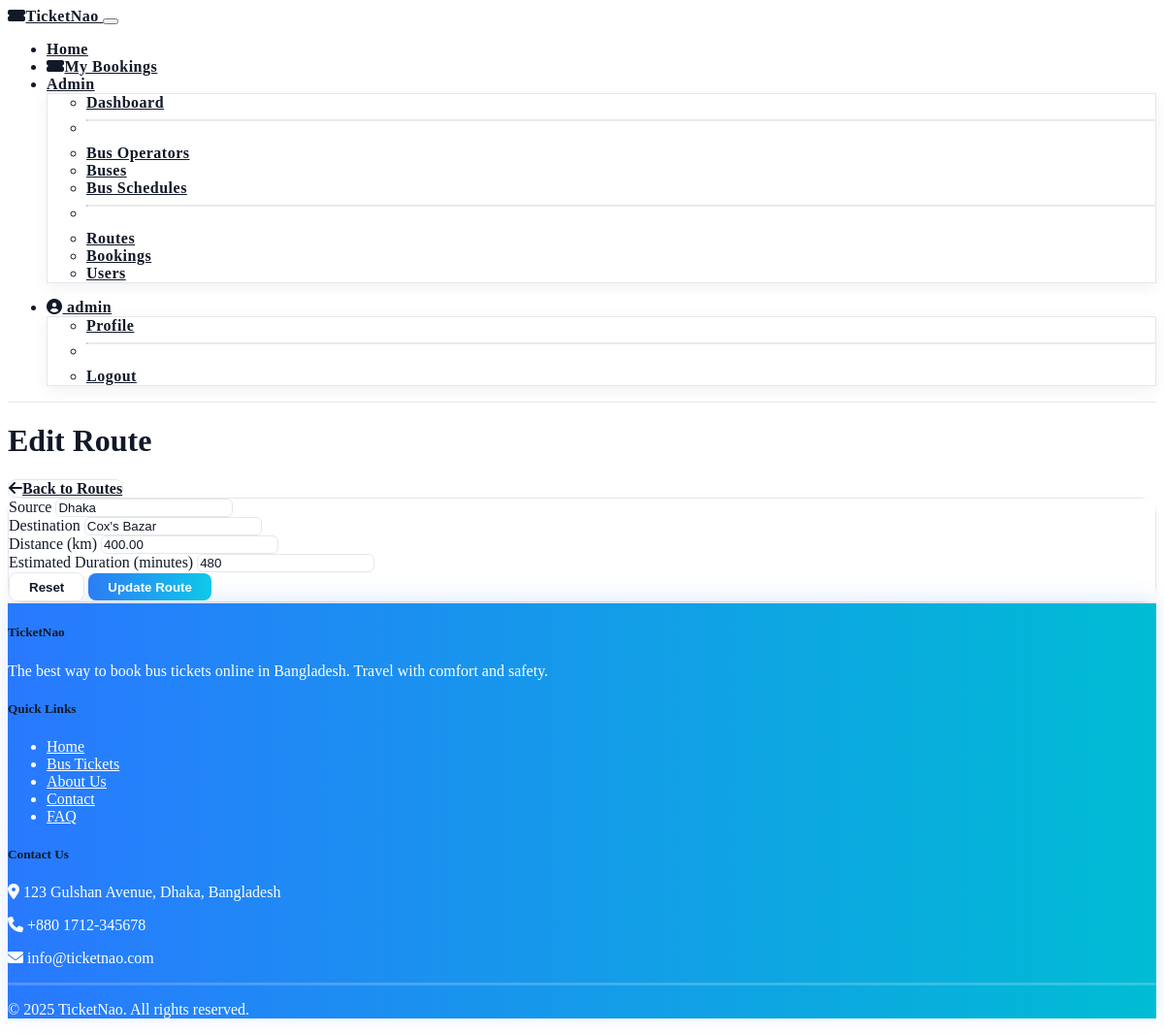
The app's page /admin-panel/routes/1/edit/ (signed in) with its own data.
### main/models.py (models this page shows, shortened)
class Route(models.Model):
    source = models.CharField(max_length=100)
    destination = models.CharField(max_length=100)
    distance_km = models.DecimalField(max_digits=6, decimal_places=2, blank=True, null=True)
    estimated_duration_minutes = models.IntegerField(blank=True, null=True)
    created_at = models.DateTimeField(auto_now_add=True)
    updated_at = models.DateTimeField(auto_now=True)
    class Meta:
        unique_together = ('source', 'destination')

### admin_panel/views.py (the view)
# urls.py: path('routes/<int:route_id>/edit/', views.edit_route, name='edit_route'),
@login_required
@user_passes_test(is_admin)
def edit_route(request, route_id):
    route = get_object_or_404(Route, pk=route_id)
    if request.method == 'POST':
        form = RouteForm(request.POST, instance=route)
        if form.is_valid():
            form.save()
            messages.success(request, 'Route updated successfully!')
            return redirect('admin_panel:routes')
    else:
        form = RouteForm(instance=route)
    context = {
        'form': form,
        'route': route,
    }
    return render(request, 'admin/edit_route.html', context)

### admin_panel/forms.py
class RouteForm(forms.ModelForm):
    class Meta:
        model = Route
        fields = ['source', 'destination', 'distance_km', 'estimated_duration_minutes']
        widgets = {
            'source': forms.TextInput(attrs={'class': 'form-control'}),
            'destination': forms.TextInput(attrs={'class': 'form-control'}),
            'distance_km': forms.NumberInput(attrs={'class': 'form-control', 'step': '0.1'}),
            'estimated_duration_minutes': forms.NumberInput(attrs={'class': 'form-control'}),
        }

### admin_panel/views.py (called while the page is built)
def is_admin(user):
    return user.is_authenticated and user.is_superuser

### templates/admin/edit_route.html (shortened to what this page needs)
{% extends 'base.html' %}
{% load static %}
{% block content %}
<div class="container py-4">
    <div class="d-flex justify-content-between align-items-center mb-4">
        <h1 class="mb-0">Edit Route</h1>
        <a href="{% url 'admin_panel:routes' %}" class="btn btn-secondary">
            <i class="fas fa-arrow-left me-2"></i>Back to Routes
        </a>
    </div>
    <div class="card">
        <div class="card-body">
            <form method="post">
                <div class="row">
                    <div class="col-md-6">
                        <div class="mb-3">
                            <label for="id_source" class="form-label">Source</label>
                            {{ form.source }}
                        </div>
                    </div>
                    <div class="col-md-6">
                        <div class="mb-3">
                            <label for="id_destination" class="form-label">Destination</label>
                            {{ form.destination }}
                        </div>
                    </div>
                </div>
                <div class="row">
                    <div class="col-md-6">
                        <div class="mb-3">
                            <label for="id_distance_km" class="form-label">Distance (km)</label>
                            {{ form.distance_km }}
                        </div>
                    </div>
                    <div class="col-md-6">
                        <div class="mb-3">
                            <label for="id_estimated_duration_minutes" class="form-label">Estimated Duration (minutes)</label>
                            {{ form.estimated_duration_minutes }}
                        </div>
                    </div>
                </div>
                <div class="d-grid gap-2 d-md-flex justify-content-md-end">
                    <button type="reset" class="btn btn-secondary me-md-2">Reset</button>
                    <button type="submit" class="btn btn-primary">Update Route</button>
                </div>
            </form>
        </div>
    </div>
</div>
{% endblock %}

### templates/base.html (shortened to what this page needs)
<!DOCTYPE html>
{% load static %}
<html lang="en" data-bs-theme="dark">
<head>
    <link rel="stylesheet" href="https://cdn.replit.com/agent/bootstrap-agent-dark-theme.min.css">
    <link rel="stylesheet" href="https://cdnjs.cloudflare.com/ajax/libs/font-awesome/6.0.0/css/all.min.css">
    <link rel="stylesheet" href="https://cdn.jsdelivr.net/npm/simple-datatables@latest/dist/style.css">
    <link rel="stylesheet" href="{% static 'css/style.css' %}">
</head>
<body>
    <header>
        <nav class="navbar navbar-expand-lg navbar-vibrant">
            <div class="container">
                <a class="navbar-brand" href="{% url 'main:index' %}">
                    <i class="fas fa-ticket-alt me-2"></i>TicketNao
                </a>
                <button class="navbar-toggler" type="button" data-bs-toggle="collapse" data-bs-target="#navbarNav" aria-controls="navbarNav" aria-expanded="false" aria-label="Toggle navigation">
                </button>
                <div class="collapse navbar-collapse" id="navbarNav">
                    <ul class="navbar-nav me-auto">
                        <li class="nav-item">
                            <a class="nav-link {% if request.resolver_match.url_name == 'index' %}active{% endif %}" href="{% url 'main:index' %}">Home</a>
                        </li>
                        {% if user.is_authenticated %}
                        <li class="nav-item">
                            <a class="nav-link {% if request.resolver_match.url_name == 'my_bookings' %}active{% endif %}" href="{% url 'main:my_bookings' %}">
                                <i class="fas fa-ticket-alt me-2"></i>My Bookings
                            </a>
                        </li>
                        {% endif %}
                        {% if user.is_authenticated and user.is_superuser %}
                        <li class="nav-item dropdown">
                            <a class="nav-link dropdown-toggle" href="#" id="navbarDropdown" role="button" data-bs-toggle="dropdown" aria-expanded="false">
                                Admin
                            </a>
                            <ul class="dropdown-menu" aria-labelledby="navbarDropdown">
                                <li><a class="dropdown-item" href="{% url 'admin_panel:dashboard' %}">Dashboard</a></li>
                                <li><hr class="dropdown-divider"></li>
                                <li><a class="dropdown-item" href="{% url 'admin_panel:operators' %}">Bus Operators</a></li>
                                <li><a class="dropdown-item" href="{% url 'admin_panel:buses' %}">Buses</a></li>
                                <li><a class="dropdown-item" href="{% url 'admin_panel:schedules' %}">Bus Schedules</a></li>
                                <li><hr class="dropdown-divider"></li>
                                <li><a class="dropdown-item" href="{% url 'admin_panel:routes' %}">Routes</a></li>
                                <li><a class="dropdown-item" href="{% url 'admin_panel:bookings' %}">Bookings</a></li>
                                <li><a class="dropdown-item" href="{% url 'admin_panel:users' %}">Users</a></li>
                            </ul>
                        </li>
                        {% endif %}
                    </ul>
                    <ul class="navbar-nav">
                        {% if user.is_authenticated %}
                        <li class="nav-item dropdown">
                            <a class="nav-link dropdown-toggle" href="#" id="userDropdown" role="button" data-bs-toggle="dropdown" aria-expanded="false">
                                <i class="fas fa-user-circle me-1"></i> {{ user.username }}
                            </a>
                            <ul class="dropdown-menu dropdown-menu-end" aria-labelledby="userDropdown">
                                <li><a class="dropdown-item" href="{% url 'auth:profile' %}">Profile</a></li>
                                <li><hr class="dropdown-divider"></li>
                                <li><a class="dropdown-item" href="{% url 'auth:logout' %}">Logout</a></li>
                            </ul>
                        </li>
                        {% endif %}
                    </ul>
                </div>
            </div>
        </nav>
    </header>
    <main>
        {% block content %}{% endblock %}
    </main>
    <footer class="bg-dark text-light py-4 mt-5">
        <div class="container">
            <div class="row">
                <div class="col-lg-4 mb-3">
                    <h5 class="mb-3">TicketNao</h5>
                    <p>The best way to book bus tickets online in Bangladesh. Travel with comfort and safety.</p>
                </div>
                <div class="col-lg-4 mb-3">
                    <h5 class="mb-3">Quick Links</h5>
                    <ul class="list-unstyled">
                        <li><a href="{% url 'main:index' %}" class="text-decoration-none text-light">Home</a></li>
                        <li><a href="{% url 'main:index' %}" class="text-decoration-none text-light">Bus Tickets</a></li>
                        <li><a href="#" class="text-decoration-none text-light">About Us</a></li>
                        <li><a href="#" class="text-decoration-none text-light">Contact</a></li>
                        <li><a href="#" class="text-decoration-none text-light">FAQ</a></li>
                    </ul>
                </div>
                <div class="col-lg-4 mb-3">
                    <h5 class="mb-3">Contact Us</h5>
                    <p><i class="fas fa-map-marker-alt me-2"></i> 123 Gulshan Avenue, Dhaka, Bangladesh</p>
                    <p><i class="fas fa-phone me-2"></i> +880 1712-345678</p>
                    <p><i class="fas fa-envelope me-2"></i> info@ticketnao.com</p>
                </div>
            </div>
            <hr class="my-3">
            <div class="text-center">
                <p class="mb-0">&copy; {% now "Y" %} TicketNao. All rights reserved.</p>
            </div>
        </div>
    </footer>
</body>
</html>

### records on screen
Route: source "Dhaka", destination "Cox's Bazar", distance_km "400.00", estimated_duration_minutes "480"

### other values on screen
{{ user.username }} "admin"
